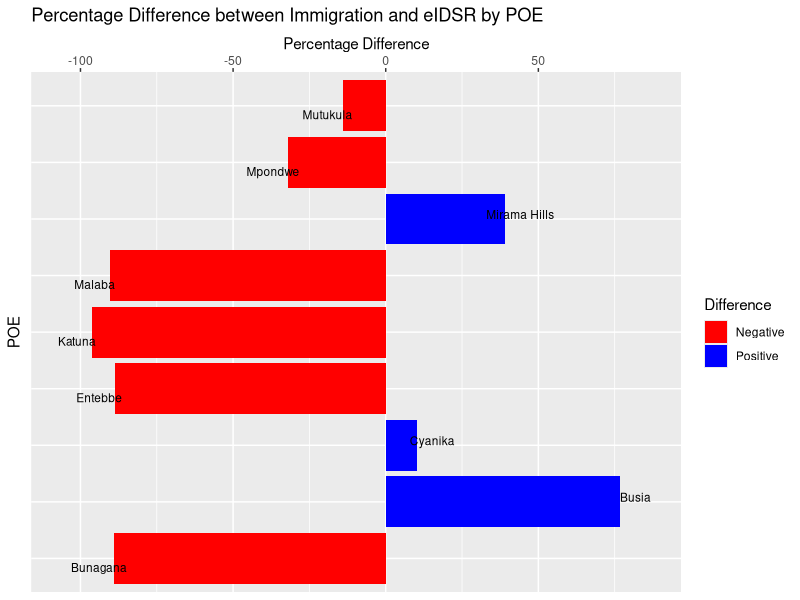
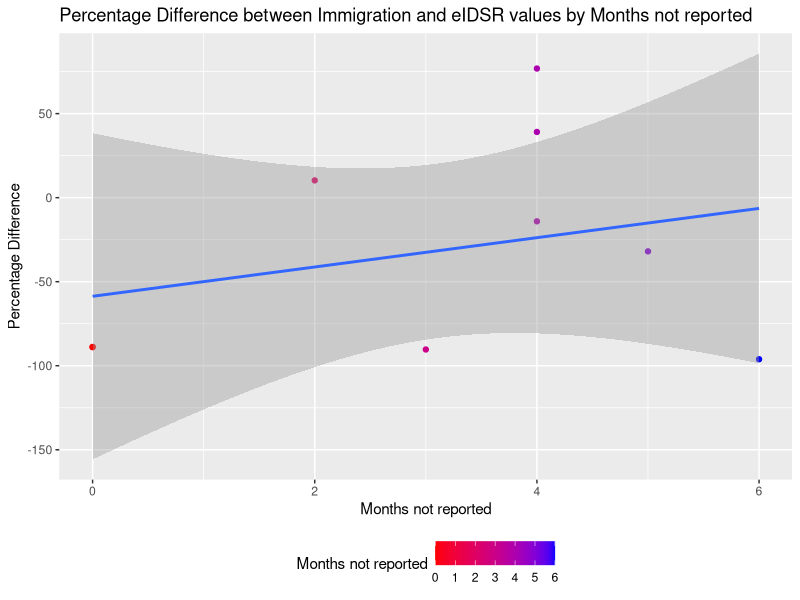

The R source for these figures, in order:

### eIDSR Vs Immigration data 2021
### generate first plot with bars for negative and postive values 
library(ggplot2)
BHdata <- data.frame(POE = c("Bunagana", "Busia", "Cyanika", "Entebbe", "Katuna", "Malaba", "Mirama Hills", "Mpondwe", "Mutukula"),
                     Immigration = c(2199, 107987, 2258, 47636, 914, 14567, 22823, 7791, 21887),
                     eIDSR = c(19835, 25011, 2026, 427174, 23628, 150674, 13899, 11448, 25474))
BHdata$difference <- BHdata$Immigration - BHdata$eIDSR
BHdata$pct_difference <- (BHdata$difference / pmax(BHdata$Immigration, BHdata$eIDSR)) * 100

ggplot(BHdata, aes(x=POE, y=pct_difference, fill=pct_difference > 0)) +
  geom_bar(stat="identity") +
  geom_text(aes(label = POE, y = ifelse(pct_difference > 0, pct_difference + 5, pct_difference - 5)), 
            vjust = ifelse(BHdata$pct_difference > 0, 0, 1.5), 
            size = 3) +
  scale_fill_manual(values=c("red", "blue"),
                    labels = c("Negative", "Positive")) +
  labs(x="POE", y="Percentage Difference", fill="Difference") +
  ggtitle("Percentage Difference between Immigration and eIDSR by POE") +
  coord_flip() +
  scale_y_continuous(limits = c(min(BHdata$pct_difference) - 20, max(BHdata$pct_difference) + 20), expand = c(0,0), position = "right") +
  theme(axis.line.y = element_blank(),
        axis.text.y = element_blank(),
        axis.ticks.y = element_blank())

##### help generate relationships and some wrangling.
library(ggplot2)
BHdata <- data.frame(POE = c("Bunagana", "Busia", "Cyanika", "Entebbe", "Katuna", "Malaba", "Mirama Hills", "Mpondwe", "Mutukula"),
                     Immigration = c(2199, 107987, 2258, 47636, 914, 14567, 22823, 7791, 21887),
                     eIDSR = c(19835, 25011, 2026, 427174, 23628, 150674, 13899, 11448, 25474),
                     months_not_reported = c(0, 4, 2, 0, 6, 3, 4, 5, 4))
BHdata$difference <- BHdata$Immigration - BHdata$eIDSR
BHdata$pct_difference <- (BHdata$difference / pmax(BHdata$Immigration, BHdata$eIDSR)) * 100

ggplot(BHdata, aes(x=months_not_reported, y=pct_difference, color=months_not_reported)) +
  geom_point() +
  geom_smooth(method = "lm") +
  scale_color_gradient(low = "red", high = "blue") +
  labs(x="Months not reported", y="Percentage Difference", color="Months not reported") +
  ggtitle("Percentage Difference between Immigration and eIDSR values by Months not reported") +
  theme(legend.position="bottom")
correlation <- cor(BHdata$months_not_reported, BHdata$pct_difference)
cor.test <- cor.test(BHdata$months_not_reported, BHdata$pct_difference)
p.value <- cor.test$p.value






